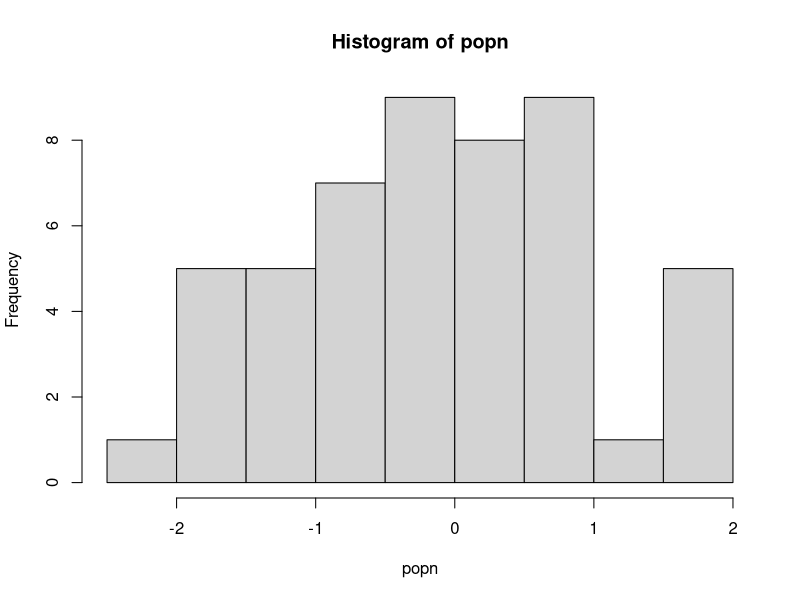

R code for this plot:
#!/usr/bin/env Rscript --vanilla

# Title: try.R
# Author details: Ioan Evans, Contact details: ie917@ic.ac.uk
# Date: Nov 2020
# Script and data info: Example use of the try keyword.
# Copyright statement: none

## Housekeeping
rm(list = ls())
graphics.off()

## Writing the function
doit <- function(x) {
    temp_x <- sample(x, replace = TRUE)
    if( length( unique(temp_x)) > 30) { # only take mean if sample was sufficient
        print( paste("Mean of this sample was:", as.character(mean(temp_x))))
    }
    else {
        stop("Couldn't calculate mean: too few unique values!")
    }
}

## Generate a population
popn <- rnorm(50)
hist(popn)

## Running the function using lapply
result <- lapply(1:15, function(i) try(doit(popn), FALSE))
# lapply must include try attribute if stop() has been used

## Inspecting the result object
class(result)
result

## Alternatively using a loop to manually store the results
result <- vector("list", 15) # Preallocate / Initialize
for (i in 1:15) {
    result[[i]] <- try(doit(popn), FALSE)
}

print("Script done!")